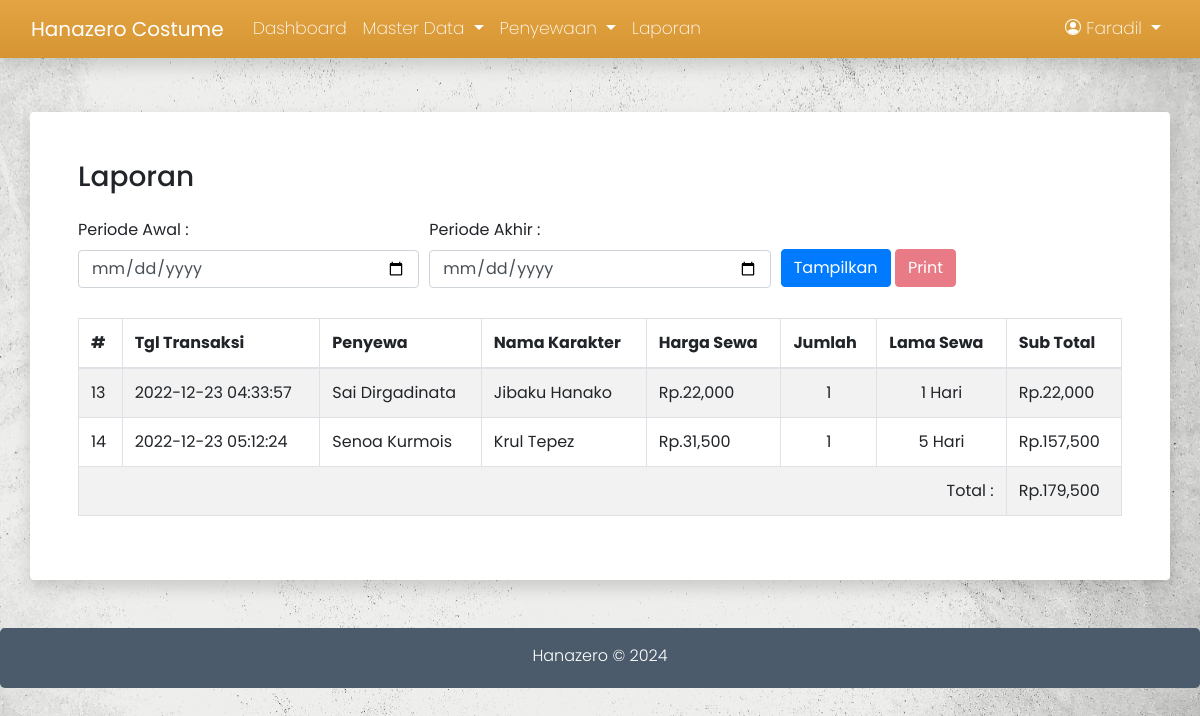
Page /admin/laporan.php (signed in) on the committed database.
### tables this page shows
CREATE TABLE `18073_penyewaan` (
  `id_sewa` char(10) NOT NULL,
  `id_user` int(11) DEFAULT NULL,
  `tgl_sewa` datetime DEFAULT NULL,
  `tgl_kembali` datetime DEFAULT NULL,
  `lama_sewa` int(11) NOT NULL,
  `jaminan` varchar(50) DEFAULT NULL,
  `biaya_sewa` decimal(10,0) DEFAULT NULL,
  `keterangan` text DEFAULT NULL,
  `uang_muka` decimal(10,0) DEFAULT NULL,
  `status` enum('pre-sewa','disewa','selesai','temp') DEFAULT NULL
);

CREATE TABLE `18073_pembayaran` (
  `id_bayar` int(11) NOT NULL,
  `id_sewa` char(10) DEFAULT NULL,
  `tgl_bayar` datetime DEFAULT NULL,
  `jml_uang` decimal(10,0) DEFAULT NULL,
  `total_bayar` decimal(10,0) DEFAULT NULL,
  `kembalian` decimal(10,0) DEFAULT NULL
);

CREATE TABLE `18073_user` (
  `id_user` int(11) NOT NULL,
  `nama` varchar(100) DEFAULT NULL,
  `telp` varchar(15) DEFAULT NULL,
  `alamat` text DEFAULT NULL,
  `username` varchar(100) DEFAULT NULL,
  `password` varchar(100) DEFAULT NULL,
  `role` enum('admin','penyewa') DEFAULT NULL
);

CREATE TABLE `18073_alat` (
  `id_alat` int(11) NOT NULL,
  `nama` varchar(100) DEFAULT NULL,
  `jumlah` int(11) DEFAULT NULL,
  `harga_sewa` decimal(10,0) DEFAULT NULL,
  `gambar` varchar(100) DEFAULT NULL,
  `keterangan` text DEFAULT NULL
);

CREATE TABLE `18073_d_sewa` (
  `id_sewa` char(10) DEFAULT NULL,
  `id_alat` int(11) DEFAULT NULL,
  `jumlah` int(11) DEFAULT NULL,
  `keterangan` text NOT NULL
);

### admin/laporan.php (the view, shortened to what this page needs)
<?php
    include '../koneksi/koneksi.php';
    include '../template/admin_header.php';
?>
<div class="container">
    <div class="row">
        <div class="col shadow p-sm-5 rounded">
            <div class="row mb-sm-3">
                <div class="col">
                    <h3>Laporan</h3>
                </div>
            </div>
            <form method="post">
                <div class="form-row">
                    <div class="col">
                        <label>Periode Awal :</label>
                        <input type="date" name="awal" class="form-control" placeholder="Dari Tanggal" value="<?= @$_POST['awal'] ?>" required>
                    </div>
                    <div class="col">
                        <label>Periode Akhir :</label>
                        <input type="date" name="akhir" class="form-control" placeholder="Sampai Tanggal" value="<?= @$_POST['akhir'] ?>" required>
                    </div>
                    <div class="col" style="line-height:6.3">
                        <button type="submit" class="btn btn-primary">Tampilkan</button>
                        <a href="print-laporan.php?awal=<?= @$_POST['awal'].'&akhir='.@$_POST['akhir'] ?>" target="_blank"><button type="button" class="btn btn-danger" <?= (!@$_POST) ? 'disabled' : '' ?>>Print</button></a>
                    </div>
                </div>
            </form>
            <table class="table table-striped table-bordered">
                <thead>
                    <tr>
                        <th scope="col">#</th>
                        <th scope="col">Tgl Transaksi</th>
                        <th scope="col">Penyewa</th>
                        <th scope="col">Nama Karakter</th>
                        <th scope="col">Harga Sewa</th>
                        <th scope="col">Jumlah</th>
                        <th scope="col">Lama Sewa</th>
                        <th scope="col">Sub Total</th>
                    </tr>
                </thead>
                <tbody>
                    <?php
                    $sum=0;
                    $sql = "SELECT a.lama_sewa, d.id_bayar, e.nama penyewa, d.tgl_bayar, c.nama, b.jumlah, c.harga_sewa, (c.harga_sewa*b.jumlah*a.lama_sewa) sub_total FROM 18073_penyewaan a, 18073_d_sewa b, 18073_alat c, 18073_pembayaran d, 18073_user e  where d.id_sewa=a.id_sewa AND b.id_sewa=a.id_sewa AND b.id_alat=c.id_alat AND a.id_user=e.id_user";
                    $result = $conn->query($sql) or die($conn->error);
                    if ($result->num_rows > 0) {
                        while($row = $result->fetch_assoc())
                        {
                    ?>
                    <tr>
                        <td><?= $row['id_bayar'] ?></td>
                        <td><?= $row['tgl_bayar'] ?></td>
                        <td><?= $row['penyewa'] ?></td>
                        <td><?= $row['nama'] ?></td>
                        <td>Rp.<?= number_format($row['harga_sewa']) ?></td>
                        <td class="text-center"><?= $row['jumlah'] ?></td>
                        <td class="text-center"><?= $row['lama_sewa'] ?> Hari</td>
                        <td>Rp.<?= number_format($row['sub_total']) ?></td>
                    </tr>
                    <?php
                        $sum += $row['sub_total'];
                        }
                    }
                ?>
                    <tr>
                        <td colspan="7" class="text-right">Total :</td>
                        <td>Rp.<?= number_format($sum) ?></td>
                    </tr>
                </tbody>
            </table>
        </div>
    </div>
</div>
<?php include '../template/admin_footer.php'; ?>

### assets/css/style.css (style rules this page uses)
body { padding-top: 7em; background-image: url("../img/grungy-white-background-natural-cement-stone-old-texture-as-retro-pattern-wall.jpg"); background-size: cover; background-position: center; background-repeat: no-repeat; font-family: 'Poppins', sans-serif; }
body .col { background-color: #fff; }

### rows in the picture
18073_penyewaan: 18073_pembayaran.id_bayar "13", 18073_pembayaran.tgl_bayar "2022-12-23 04:33:57", id_user.nama "Sai Dirgadinata", 18073_alat.nama "Jibaku Hanako", 18073_alat.harga_sewa "22,000", 18073_d_sewa.jumlah "1", lama_sewa "1", sub_total "22,000"
18073_penyewaan: 18073_pembayaran.id_bayar "14", 18073_pembayaran.tgl_bayar "2022-12-23 05:12:24", id_user.nama "Senoa Kurmois", 18073_alat.nama "Krul Tepez", 18073_alat.harga_sewa "31,500", 18073_d_sewa.jumlah "1", lama_sewa "5", sub_total "157,500"

### other values in the picture
$_SESSION['nama'] "Faradil"
$sum "179,500"
